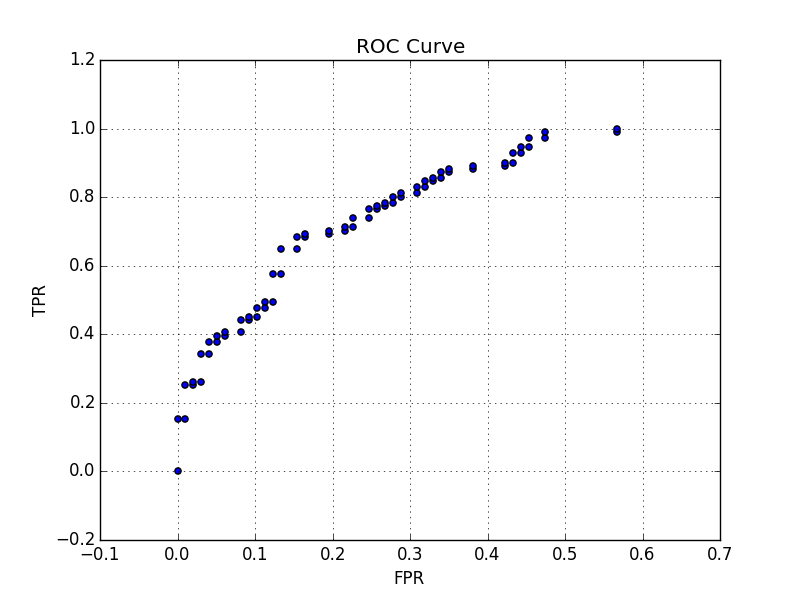

Write the Python code that produced this figure.
import matplotlib.pyplot as plt
import numpy as np


l = []

f = open('output5.txt', 'r')
for line in f:
    l.append(line.split()[2:4])

print l
l.sort(key=lambda x: float(x[1]), reverse = True)

print 'hello'
print l

myY = []
myScore = []
count_tpr = 0
count_fpr = 0
for i in range(len(l)) :
    if l[i][0] == 'Rock':
	myY.append(0)
	count_fpr = count_fpr + 1
    else :
	myY.append(1)
	count_tpr = count_tpr + 1
    myScore.append(float(l[i][1]))


#score = np.array([0.9, 0.8, 0.7, 0.6, 0.55, 0.54, 0.53, 0.52, 0.51, 0.505, 0.4, 0.39, 0.38, 0.37, 0.36, 0.35, 0.34, 0.33, 0.30, 0.1])
#y = np.array([1,1,0, 1, 1, 1, 0, 0, 1, 0, 1,0, 1, 0, 0, 0, 1 , 0, 1, 0])

score = np.array(myScore)
y = np.array(myY)

print score
print y
roc_x = []
roc_y = []
current = 0
currentClass = myY[0]
while current < len(myScore):
    TPR = 0
    FPR = 0
    Tp = 0
    Fp = 0
    r_x = 0
    r_y = 0
    for i in range(current) :
	if(myY[i] == 1):
	    Tp += 1
	else :
	    Fp += 1
    print Tp
    r_y = Tp / float(count_tpr)
    r_x = Fp / float(count_fpr)
    roc_x.append(r_x)
    roc_y.append(r_y)
    
    i = current
    while current < len(myScore) :
	if(myY[i] == currentClass) :
	    current = current + 1
	    i = i + 1
	else:
	    break
    if current < len(myScore):
    	currentClass = myY[current]
    else:
	currentClass = myY[-1]
    print current
print roc_x
print roc_y





#min_score = min(score)
#max_score = max(score)
#thr = np.linspace(min_score, max_score, 100)
#FP=0
#TP=0
#N = sum(y)
#P = len(y) - N

#for (i, T) in enumerate(thr):
#    for i in range(0, len(score)):
#        if (score[i] > T):
#            if (y[i]==1):
#                TP = TP + 1
#            if (y[i]==0):
#                FP = FP + 1
#    roc_x.append(FP/float(N))
#    roc_y.append(TP/float(P))
#    FP=0
#    TP=0

plt.xlabel("FPR")
plt.ylabel("TPR")
plt.title("ROC Curve")
plt.scatter(roc_x, roc_y)
plt.grid(True)

#plt.show()
plt.savefig("roc.png")
